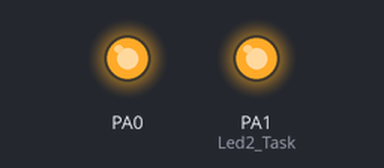
The program below on a simulated ATmega32, built with avr-gcc and emulated at 8 MHz. Shown: output pins drawn as LEDs (lit = HIGH). What the program prints to the serial monitor is not drawn.

Above: at 0.5 s.
At 2.0 s:
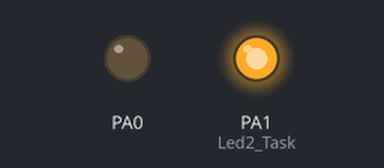
At 3.5 s:
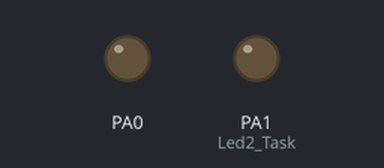
At 5.1 s:
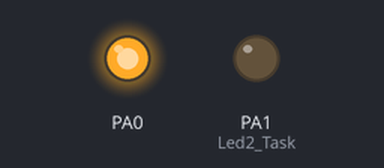
Timing chart, 0 to 8.0 s (numbered marks = the images above):
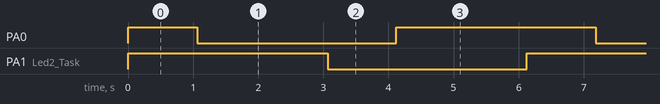

Measured:
- by itself, PA0: repeats every 6.1 s: LOW 3.1 s, HIGH 3.1 s
- by itself, PA1 (Led2_Task): alternates HIGH for 3.1 s and LOW for 3.1 s
- by itself, everything shown: repeats every 6.1 s, in 4 steps

The program:

main.c
```c
#include "../LIB/STD_TYPES.h"
#include "../LIB/BIT_MATH.h"

#include "FreeRTOS.h"
#include "task.h"

#include "../MCAL/DIO/DIO_interface.h"
#include "../MCAL/UART/UART_interface.h"

void Led1_Task(void * pvParam);
void Led2_Task(void * pvParam);

void main(void)
{
	DIO_voidSetPinDirection(DIO_PORTA, PIN0, OUTPUT);
	DIO_voidSetPinDirection(DIO_PORTA, PIN1, OUTPUT);
	UART_voidInit();

	xTaskCreate(&Led1_Task, "Task 1", configMINIMAL_STACK_SIZE, NULL, 0, NULL);
	xTaskCreate(&Led2_Task, "Task 2", configMINIMAL_STACK_SIZE, NULL, 1, NULL);

	vTaskStartScheduler();
	while(1)
	{
		;
	}
}

void Led1_Task(void * pvParam)
{
	while(1)
	{
		static u8 Local_u8PinState = 0;
		Local_u8PinState ^=1;
		DIO_voidSetPinValue(DIO_PORTA, PIN0, Local_u8PinState);
		UART_voidSendString("Hello From Task 1\r\n");
//		_delay_ms(1000);
		vTaskDelay(1000);
	}
}

void Led2_Task(void * pvParam)
{
	while(1)
	{
		static u8 Local_u8PinState = 0;
		Local_u8PinState ^=1;
		DIO_voidSetPinValue(DIO_PORTA, PIN1, Local_u8PinState);
		UART_voidSendString("Hello From Task 2\r\n");
//		_delay_ms(1000);
		vTaskDelay(2000);
	}
}
```

deprecated_definitions.h
```c
// (licence header left out)
#ifndef DEPRECATED_DEFINITIONS_H
#define DEPRECATED_DEFINITIONS_H


/* Each FreeRTOS port has a unique portmacro.h header file.  Originally a
 * pre-processor definition was used to ensure the pre-processor found the correct
 * portmacro.h file for the port being used.  That scheme was deprecated in favour
 * of setting the compiler's include path such that it found the correct
 * portmacro.h file - removing the need for the constant and allowing the
 * portmacro.h file to be located anywhere in relation to the port being used.  The
 * definitions below remain in the code for backward compatibility only.  New
 * projects should not use them. */

#ifdef OPEN_WATCOM_INDUSTRIAL_PC_PORT
    #include "..\..\Source\portable\owatcom\16bitdos\pc\portmacro.h"
    typedef void ( __interrupt __far * pxISR )();
#endif

#ifdef OPEN_WATCOM_FLASH_LITE_186_PORT
    #include "..\..\Source\portable\owatcom\16bitdos\flsh186\portmacro.h"
    typedef void ( __interrupt __far * pxISR )();
#endif

#ifdef GCC_MEGA_AVR
    #include "../portable/GCC/ATMega323/portmacro.h"
#endif

#ifdef IAR_MEGA_AVR
    #include "../portable/IAR/ATMega323/portmacro.h"
#endif

#ifdef MPLAB_PIC24_PORT
    #include "../../Source/portable/MPLAB/PIC24_dsPIC/portmacro.h"
#endif

#ifdef MPLAB_DSPIC_PORT
    #include "../../Source/portable/MPLAB/PIC24_dsPIC/portmacro.h"
#endif

#ifdef MPLAB_PIC18F_PORT
    #include "../../Source/portable/MPLAB/PIC18F/portmacro.h"
#endif

#ifdef MPLAB_PIC32MX_PORT
    #include "../../Source/portable/MPLAB/PIC32MX/portmacro.h"
#endif

#ifdef _FEDPICC
    #include "libFreeRTOS/Include/portmacro.h"
#endif

#ifdef SDCC_CYGNAL
    #include "../../Source/portable/SDCC/Cygnal/portmacro.h"
#endif

#ifdef GCC_ARM7
    #include "../../Source/portable/GCC/ARM7_LPC2000/portmacro.h"
#endif

#ifdef GCC_ARM7_ECLIPSE
    #include "portmacro.h"
#endif

#ifdef ROWLEY_LPC23xx
    #include "../../Source/portable/GCC/ARM7_LPC23xx/portmacro.h"
#endif

#ifdef IAR_MSP430
    #include "..\..\Source\portable\IAR\MSP430\portmacro.h"
#endif

#ifdef GCC_MSP430
    #include "../../Source/portable/GCC/MSP430F449/portmacro.h"
#endif

#ifdef ROWLEY_MSP430
    #include "../../Source/portable/Rowley/MSP430F449/portmacro.h"
#endif

#ifdef ARM7_LPC21xx_KEIL_RVDS
    #include "..\..\Source\portable\RVDS\ARM7_LPC21xx\portmacro.h"
#endif

#ifdef SAM7_GCC
    #include "../../Source/portable/GCC/ARM7_AT91SAM7S/portmacro.h"
#endif

#ifdef SAM7_IAR
    #include "..\..\Source\portable\IAR\AtmelSAM7S64\portmacro.h"
#endif

#ifdef SAM9XE_IAR
    #include "..\..\Source\portable\IAR\AtmelSAM9XE\portmacro.h"
#endif

#ifdef LPC2000_IAR
    #include "..\..\Source\portable\IAR\LPC2000\portmacro.h"
#endif

#ifdef STR71X_IAR
    #include "..\..\Source\portable\IAR\STR71x\portmacro.h"
#endif

#ifdef STR75X_IAR
    #include "..\..\Source\portable\IAR\STR75x\portmacro.h"
#endif

#ifdef STR75X_GCC
    #include "..\..\Source\portable\GCC\STR75x\portmacro.h"
#endif

#ifdef STR91X_IAR
    #include "..\..\Source\portable\IAR\STR91x\portmacro.h"
#endif

#ifdef GCC_H8S
    #include "../../Source/portable/GCC/H8S2329/portmacro.h"
#endif

#ifdef GCC_AT91FR40008
    #include "../../Source/portable/GCC/ARM7_AT91FR40008/portmacro.h"
#endif

#ifdef RVDS_ARMCM3_LM3S102
    #include "../../Source/portable/RVDS/ARM_CM3/portmacro.h"
#endif

#ifdef GCC_ARMCM3_LM3S102
    #include "../../Source/portable/GCC/ARM_CM3/portmacro.h"
#endif

#ifdef GCC_ARMCM3
    #include "../../Source/portable/GCC/ARM_CM3/portmacro.h"
#endif

#ifdef IAR_ARM_CM3
    #include "../../Source/portable/IAR/ARM_CM3/portmacro.h"
#endif

#ifdef IAR_ARMCM3_LM
    #include "../../Source/portable/IAR/ARM_CM3/portmacro.h"
#endif

#ifdef HCS12_CODE_WARRIOR
    #include "../../Source/portable/CodeWarrior/HCS12/portmacro.h"
#endif

#ifdef MICROBLAZE_GCC
    #include "../../Source/portable/GCC/MicroBlaze/portmacro.h"
#endif

#ifdef TERN_EE
    #include "..\..\Source\portable\Paradigm\Tern_EE\small\portmacro.h"
#endif

#ifdef GCC_HCS12
    #include "../../Source/portable/GCC/HCS12/portmacro.h"
#endif

#ifdef GCC_MCF5235
    #include "../../Source/portable/GCC/MCF5235/portmacro.h"
#endif

#ifdef COLDFIRE_V2_GCC
    #include "../../../Source/portable/GCC/ColdFire_V2/portmacro.h"
#endif

#ifdef COLDFIRE_V2_CODEWARRIOR
    #include "../../Source/portable/CodeWarrior/ColdFire_V2/portmacro.h"
#endif

#ifdef GCC_PPC405
    #include "../../Source/portable/GCC/PPC405_Xilinx/portmacro.h"
#endif

#ifdef GCC_PPC440
    #include "../../Source/portable/GCC/PPC440_Xilinx/portmacro.h"
#endif

#ifdef _16FX_SOFTUNE
    #include "..\..\Source\portable\Softune\MB96340\portmacro.h"
#endif

#ifdef BCC_INDUSTRIAL_PC_PORT

/* A short file name has to be used in place of the normal
 * FreeRTOSConfig.h when using the Borland compiler. */
    #include "frconfig.h"
    #include "..\portable\BCC\16BitDOS\PC\prtmacro.h"
    typedef void ( __interrupt __far * pxISR )();
#endif

#ifdef BCC_FLASH_LITE_186_PORT

/* A short file name has to be used in place of the normal
 * FreeRTOSConfig.h when using the Borland compiler. */
    #include "frconfig.h"
    #include "..\portable\BCC\16BitDOS\flsh186\prtmacro.h"
    typedef void ( __interrupt __far * pxISR )();
#endif

#ifdef __GNUC__
    #ifdef __AVR32_AVR32A__
        #include "portmacro.h"
    #endif
#endif

#ifdef __ICCAVR32__
    #ifdef __CORE__
        #if __CORE__ == __AVR32A__
            #include "portmacro.h"
        #endif
    #endif
#endif

#ifdef __91467D
    #include "portmacro.h"
#endif

#ifdef __96340
    #include "portmacro.h"
#endif


#ifdef __IAR_V850ES_Fx3__
    #include "../../Source/portable/IAR/V850ES/portmacro.h"
#endif

#ifdef __IAR_V850ES_Jx3__
    #include "../../Source/portable/IAR/V850ES/portmacro.h"
#endif

#ifdef __IAR_V850ES_Jx3_L__
    #include "../../Source/portable/IAR/V850ES/portmacro.h"
#endif

#ifdef __IAR_V850ES_Jx2__
    #include "../../Source/portable/IAR/V850ES/portmacro.h"
#endif

#ifdef __IAR_V850ES_Hx2__
    #include "../../Source/portable/IAR/V850ES/portmacro.h"
#endif

#ifdef __IAR_78K0R_Kx3__
    #include "../../Source/portable/IAR/78K0R/portmacro.h"
#endif

#ifdef __IAR_78K0R_Kx3L__
    #include "../../Source/portable/IAR/78K0R/portmacro.h"
#endif

#endif /* DEPRECATED_DEFINITIONS_H */
```

mpu_wrappers.h
```c
// (licence header left out)
#ifndef MPU_WRAPPERS_H
#define MPU_WRAPPERS_H

/* This file redefines API functions to be called through a wrapper macro, but
 * only for ports that are using the MPU. */
#if ( portUSING_MPU_WRAPPERS == 1 )

/* MPU_WRAPPERS_INCLUDED_FROM_API_FILE will be defined when this file is
 * included from queue.c or task.c to prevent it from having an effect within
 * those files. */
    #ifndef MPU_WRAPPERS_INCLUDED_FROM_API_FILE

/*
 * Map standard (non MPU) API functions to equivalents that start
 * "MPU_".  This will cause the application code to call the MPU_
 * version, which wraps the non-MPU version with privilege promoting
 * then demoting code, so the kernel code always runs will full
 * privileges.
 */

/* Map standard task.h API functions to the MPU equivalents. */
        #define xTaskCreate                            MPU_xTaskCreate
        #define xTaskCreateStatic                      MPU_xTaskCreateStatic
        #define vTaskDelete                            MPU_vTaskDelete
        #define vTaskDelay                             MPU_vTaskDelay
        #define xTaskDelayUntil                        MPU_xTaskDelayUntil
        #define xTaskAbortDelay                        MPU_xTaskAbortDelay
        #define uxTaskPriorityGet                      MPU_uxTaskPriorityGet
        #define eTaskGetState                          MPU_eTaskGetState
        #define vTaskGetInfo                           MPU_vTaskGetInfo
        #define vTaskPrioritySet                       MPU_vTaskPrioritySet
        #define vTaskSuspend                           MPU_vTaskSuspend
        #define vTaskResume                            MPU_vTaskResume
        #define vTaskSuspendAll                        MPU_vTaskSuspendAll
        #define xTaskResumeAll                         MPU_xTaskResumeAll
        #define xTaskGetTickCount                      MPU_xTaskGetTickCount
        #define uxTaskGetNumberOfTasks                 MPU_uxTaskGetNumberOfTasks
        #define pcTaskGetName                          MPU_pcTaskGetName
        #define xTaskGetHandle                         MPU_xTaskGetHandle
        #define uxTaskGetStackHighWaterMark            MPU_uxTaskGetStackHighWaterMark
        #define uxTaskGetStackHighWaterMark2           MPU_uxTaskGetStackHighWaterMark2
        #define vTaskSetApplicationTaskTag             MPU_vTaskSetApplicationTaskTag
        #define xTaskGetApplicationTaskTag             MPU_xTaskGetApplicationTaskTag
        #define vTaskSetThreadLocalStoragePointer      MPU_vTaskSetThreadLocalStoragePointer
        #define pvTaskGetThreadLocalStoragePointer     MPU_pvTaskGetThreadLocalStoragePointer
        #define xTaskCallApplicationTaskHook           MPU_xTaskCallApplicationTaskHook
        #define xTaskGetIdleTaskHandle                 MPU_xTaskGetIdleTaskHandle
        #define uxTaskGetSystemState                   MPU_uxTaskGetSystemState
        #define vTaskList                              MPU_vTaskList
        #define vTaskGetRunTimeStats                   MPU_vTaskGetRunTimeStats
        #define ulTaskGetIdleRunTimeCounter            MPU_ulTaskGetIdleRunTimeCounter
        #define ulTaskGetIdleRunTimePercent            MPU_ulTaskGetIdleRunTimePercent
        #define xTaskGenericNotify                     MPU_xTaskGenericNotify
        #define xTaskGenericNotifyWait                 MPU_xTaskGenericNotifyWait
        #define ulTaskGenericNotifyTake                MPU_ulTaskGenericNotifyTake
        #define xTaskGenericNotifyStateClear           MPU_xTaskGenericNotifyStateClear
        #define ulTaskGenericNotifyValueClear          MPU_ulTaskGenericNotifyValueClear
        #define xTaskCatchUpTicks                      MPU_xTaskCatchUpTicks

        #define xTaskGetCurrentTaskHandle              MPU_xTaskGetCurrentTaskHandle
        #define vTaskSetTimeOutState                   MPU_vTaskSetTimeOutState
        #define xTaskCheckForTimeOut                   MPU_xTaskCheckForTimeOut
        #define xTaskGetSchedulerState                 MPU_xTaskGetSchedulerState

/* Map standard queue.h API functions to the MPU equivalents. */
        #define xQueueGenericSend                      MPU_xQueueGenericSend
        #define xQueueReceive                          MPU_xQueueReceive
        #define xQueuePeek                             MPU_xQueuePeek
        #define xQueueSemaphoreTake                    MPU_xQueueSemaphoreTake
        #define uxQueueMessagesWaiting                 MPU_uxQueueMessagesWaiting
        #define uxQueueSpacesAvailable                 MPU_uxQueueSpacesAvailable
        #define vQueueDelete                           MPU_vQueueDelete
        #define xQueueCreateMutex                      MPU_xQueueCreateMutex
        #define xQueueCreateMutexStatic                MPU_xQueueCreateMutexStatic
        #define xQueueCreateCountingSemaphore          MPU_xQueueCreateCountingSemaphore
        #define xQueueCreateCountingSemaphoreStatic    MPU_xQueueCreateCountingSemaphoreStatic
        #define xQueueGetMutexHolder                   MPU_xQueueGetMutexHolder
        #define xQueueTakeMutexRecursive               MPU_xQueueTakeMutexRecursive
        #define xQueueGiveMutexRecursive               MPU_xQueueGiveMutexRecursive
        #define xQueueGenericCreate                    MPU_xQueueGenericCreate
        #define xQueueGenericCreateStatic              MPU_xQueueGenericCreateStatic
        #define xQueueCreateSet                        MPU_xQueueCreateSet
        #define xQueueAddToSet                         MPU_xQueueAddToSet
        #define xQueueRemoveFromSet                    MPU_xQueueRemoveFromSet
        #define xQueueSelectFromSet                    MPU_xQueueSelectFromSet
        #define xQueueGenericReset                     MPU_xQueueGenericReset

        #if ( configQUEUE_REGISTRY_SIZE > 0 )
            #define vQueueAddToRegistry                MPU_vQueueAddToRegistry
            #define vQueueUnregisterQueue              MPU_vQueueUnregisterQueue
            #define pcQueueGetName                     MPU_pcQueueGetName
        #endif

/* Map standard timer.h API functions to the MPU equivalents. */
        #define pvTimerGetTimerID                      MPU_pvTimerGetTimerID
        #define vTimerSetTimerID                       MPU_vTimerSetTimerID
        #define xTimerIsTimerActive                    MPU_xTimerIsTimerActive
        #define xTimerGetTimerDaemonTaskHandle         MPU_xTimerGetTimerDaemonTaskHandle
        #define pcTimerGetName                         MPU_pcTimerGetName
        #define vTimerSetReloadMode                    MPU_vTimerSetReloadMode
        #define uxTimerGetReloadMode                   MPU_uxTimerGetReloadMode
        #define xTimerGetPeriod                        MPU_xTimerGetPeriod
        #define xTimerGetExpiryTime                    MPU_xTimerGetExpiryTime
        #define xTimerGenericCommand                   MPU_xTimerGenericCommand

/* Map standard event_group.h API functions to the MPU equivalents. */
        #define xEventGroupCreate                      MPU_xEventGroupCreate
        #define xEventGroupCreateStatic                MPU_xEventGroupCreateStatic
        #define xEventGroupWaitBits                    MPU_xEventGroupWaitBits
        #define xEventGroupClearBits                   MPU_xEventGroupClearBits
        #define xEventGroupSetBits                     MPU_xEventGroupSetBits
        #define xEventGroupSync                        MPU_xEventGroupSync
        #define vEventGroupDelete                      MPU_vEventGroupDelete

/* Map standard message/stream_buffer.h API functions to the MPU
 * equivalents. */
        #define xStreamBufferSend                      MPU_xStreamBufferSend
        #define xStreamBufferReceive                   MPU_xStreamBufferReceive
        #define xStreamBufferNextMessageLengthBytes    MPU_xStreamBufferNextMessageLengthBytes
        #define vStreamBufferDelete                    MPU_vStreamBufferDelete
        #define xStreamBufferIsFull                    MPU_xStreamBufferIsFull
        #define xStreamBufferIsEmpty                   MPU_xStreamBufferIsEmpty
        #define xStreamBufferReset                     MPU_xStreamBufferReset
        #define xStreamBufferSpacesAvailable           MPU_xStreamBufferSpacesAvailable
        #define xStreamBufferBytesAvailable            MPU_xStreamBufferBytesAvailable
        #define xStreamBufferSetTriggerLevel           MPU_xStreamBufferSetTriggerLevel
        #define xStreamBufferGenericCreate             MPU_xStreamBufferGenericCreate
        #define xStreamBufferGenericCreateStatic       MPU_xStreamBufferGenericCreateStatic


/* Remove the privileged function macro, but keep the PRIVILEGED_DATA
 * macro so applications can place data in privileged access sections
 * (useful when using statically allocated objects). */
        #define PRIVILEGED_FUNCTION
        #define PRIVILEGED_DATA    __attribute__( ( section( "privileged_data" ) ) )
        #define FREERTOS_SYSTEM_CALL

    #else /* MPU_WRAPPERS_INCLUDED_FROM_API_FILE */

/* Ensure API functions go in the privileged execution section. */
        #define PRIVILEGED_FUNCTION     __attribute__( ( section( "privileged_functions" ) ) )
        #define PRIVILEGED_DATA         __attribute__( ( section( "privileged_data" ) ) )
        #define FREERTOS_SYSTEM_CALL    __attribute__( ( section( "freertos_system_calls" ) ) )

    #endif /* MPU_WRAPPERS_INCLUDED_FROM_API_FILE */

#else /* portUSING_MPU_WRAPPERS */

    #define PRIVILEGED_FUNCTION
    #define PRIVILEGED_DATA
    #define FREERTOS_SYSTEM_CALL

#endif /* portUSING_MPU_WRAPPERS */


#endif /* MPU_WRAPPERS_H */
```

STD_TYPES.h
```c
/*Header Guard File*/
#ifndef     STD_TYPES_H
#define     STD_TYPES_H

typedef unsigned char 	    	u8;
typedef unsigned short		    u16;
typedef unsigned int			u32;

typedef signed char 		    s8;
typedef signed short		    s16;
typedef signed int			    s32;


typedef  float 					f32;
typedef  double                 f64;

#define  TRUE                   1
#define  FALSE                  0

#define NULL                    (void *)0

#endif
```

Source omitted: FreeRTOS.h (50137 bytes), list.h (23829 bytes), projdefs.h (6275 bytes), queue.h (65746 bytes), stack_macros.h (8523 bytes), stream_buffer.h (41844 bytes), task.h (137375 bytes), timers.h (63322 bytes), list.c (10112 bytes), heap_4.c (20071 bytes), queue.c (122527 bytes), stream_buffer.c (61493 bytes) and 15 more
